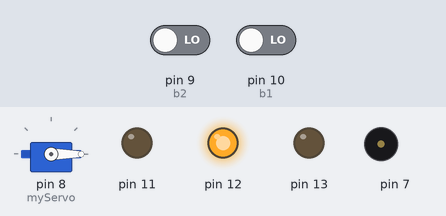
Simulated run of this sketch. Board: Arduino Uno, built with avr-gcc and run on an emulated ATmega328P. Parts: servo, output pins drawn as LEDs (lit = HIGH), buzzer (waves = sounding). Dashed ring = blinking. The inputs (shaded band) are chosen by the test bench; at power-on: pin 10 (b1) LOW, pin 9 (b2) LOW.

Above: at 0.6 s.
1.3 s: pin 10 (b1) driven HIGH
At 1.65 s:
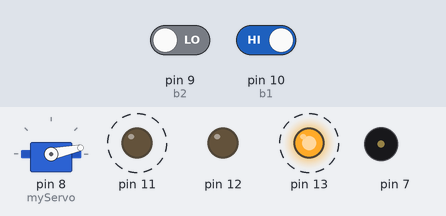
4.3 s: pin 9 (b2) driven HIGH
At 5.07 s:
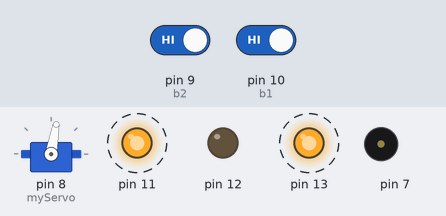
7.3 s: pin 10 (b1) driven LOW
At 10.12 s:
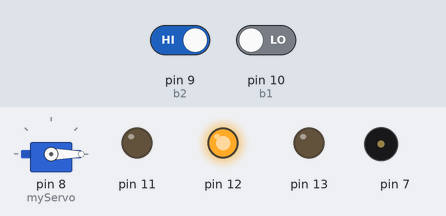
10.3 s: pin 10 (b1) driven HIGH
At 10.45 s:
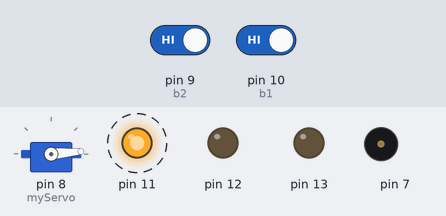
13.3 s: pin 9 (b2) driven LOW
At 13.65 s:
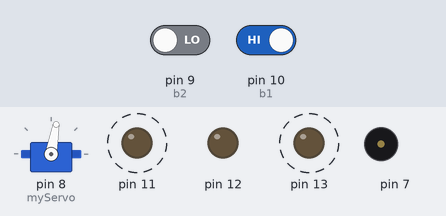
16.3 s: pin 9 (b2) driven HIGH
At 16.49 s:
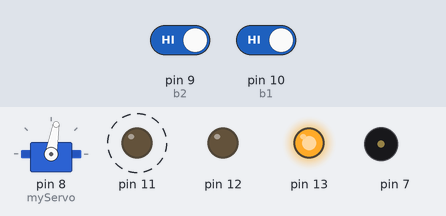
Timing chart, 0 to 20.3 s (numbered marks = the images above; inputs shaded):
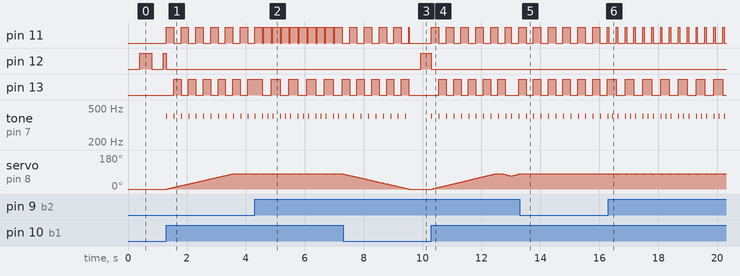

Measured:
- after the input at 1.3 s, pin 11: alternates HIGH for 0.25 s and LOW for 0.25 s, starting at once; pin 13: alternates HIGH for 0.25 s and LOW for 0.25 s, starting after 0.25 s; tone on pin 7: alternates 400 Hz for 0.02 s and silent for 0.23 s, starting at once; servo on pin 8 (myServo): moves from 0° to 80° over 2.2 s, starting at once
- after the input at 4.3 s, pin 11: alternates HIGH for 0.25 s and LOW for 0.05 s, starting after 0.31 s; servo on pin 8 (myServo): alternates 80° for 0.28 s and 79° for 0.02 s, starting at once
- after the input at 7.3 s, pin 12: LOW → HIGH after 2.6 s
- after the input at 10.3 s, pin 11: alternates HIGH for 0.25 s and LOW for 0.25 s, starting at once; pin 13: goes 4 × (HIGH 0.25 s, LOW 0.25 s), HIGH 0.25 s, LOW 0.45 s, then HIGH, starting after 0.25 s; tone on pin 7: alternates 400 Hz for 0.02 s and silent for 0.23 s, starting at once
- after the input at 13.3 s, servo on pin 8 (myServo): stops changing and stays 80°
- after the input at 16.3 s, pin 11: alternates HIGH for 0.05 s and LOW for 0.25 s, starting at once; servo on pin 8 (myServo): alternates 80° for 0.26 s and 79° for 0.04 s, starting at once

The sketch:

sketch_dec28a.ino
```cpp
#include <Servo.h>
#include "Led.h"
#include "Button.h"
#include "Alarm.h"
Servo myServo;
float a = 0;
int ledStatus = 0;
int servoStatus = 0;

Led r2 (13);
Led w (12);
Led r1 (11);
Button b1 (10);
Button b2 (9);
Alarm s (7);

void setup() {
  w.blink(400, 0);
  myServo.write(0);
  myServo.attach(8);
}

void loop() {
  if (b1.isPressed() && ledStatus == 0) {
      r1.blink(250,250);
      r2.blink(250,0);
      w.blink(-1, 0);
      s.alarm(125,25);
      ledStatus = 1;
      servoStatus = 1;
  }
  if (b2.isPressed() && ledStatus == 1 && servoStatus == 0) {
      ledStatus = 0;
      servoStatus = 1;
  }

  if (servoStatus == 1) {
    if (ledStatus == 0) {
      a -= 0.004;
      if (a < 0) {
        a = 0;
        servoStatus = 0;
        r1.blink(-1,0);
        r2.blink(-1,0);
        w.blink(400, 0);
        s.alarm(-1, 0);
      }
    } else {
      a += 0.004;
      if (a > 80) {
        a = 80;
        servoStatus = 0;
      }
    }
    myServo.write(a);
  }

  w.update();
  r1.update();
  r2.update();
  s.update();
}
```

Alarm.h
```cpp
class Alarm {
  unsigned long lastUpdate = 0;
  bool sound = false;
  int delay = -1;
  int pin;

  public:

  Alarm(int pin) {
    this->pin = pin;
    pinMode(pin, OUTPUT);
    lastUpdate = millis();
  }

  void alarm(int delay, int wait) {
    this->delay=delay;
    lastUpdate = millis() + wait;
	if (delay < 0) {
		sound = false;
	}
  }

  void update() {
    if (delay < 0) {
      return;
    }
    unsigned long c = millis();
    if (c - lastUpdate > delay) {
      if (sound == false) {
        sound = true;
        lastUpdate = millis();
        tone(pin,400,20);
      } else {
        sound = false;
        lastUpdate = millis();
      }
    }
  }
};
```

Button.h
```cpp
class Button {
	unsigned long lastPress;
	int pin;

	public:

	Button(int pin) {
		pinMode(pin, INPUT);
		this->pin = pin;
		lastPress = millis();
	}

	bool isPressed() {
		unsigned long c = millis();
		if (c - lastPress > 300 && digitalRead(pin) == HIGH) {
			lastPress = millis();
			return true;
		}
		return false;
	}
};
```

Led.h
```cpp
class Led {
  unsigned long lastUpdate = 0;
  bool light = false;
  int delay = -1;
  int pin;

  public:

  Led(int pin) {
    this->pin = pin;
    pinMode(pin, OUTPUT);
    lastUpdate = millis();
  }

  void blink(int delay, int wait) {
    this->delay=delay;
    lastUpdate = millis() + wait;
	if (delay < 0) {
		light = false;
		digitalWrite(pin, LOW);
	}
  }

  void update() {
    if (delay < 0) {
      return;
    }
    unsigned long c = millis();
    if (c - lastUpdate > delay) {
      if (light == false) {
        light = true;
        lastUpdate = millis();
        digitalWrite(pin, HIGH);
      } else {
        light = false;
        lastUpdate = millis();
        digitalWrite(pin, LOW);
      }
    }
  }
};
```
